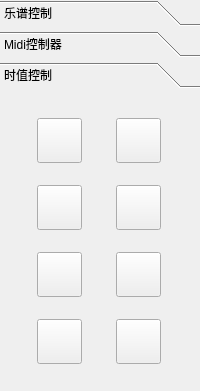
<?xml version="1.0" encoding="UTF-8"?>
<ui version="4.0">
 <class>Controller</class>
 <widget class="QToolBox" name="Controller">
  <property name="geometry">
   <rect>
    <x>0</x>
    <y>0</y>
    <width>200</width>
    <height>391</height>
   </rect>
  </property>
  <property name="sizePolicy">
   <sizepolicy hsizetype="Fixed" vsizetype="Preferred">
    <horstretch>0</horstretch>
    <verstretch>0</verstretch>
   </sizepolicy>
  </property>
  <property name="minimumSize">
   <size>
    <width>200</width>
    <height>390</height>
   </size>
  </property>
  <property name="maximumSize">
   <size>
    <width>200</width>
    <height>16777215</height>
   </size>
  </property>
  <property name="windowTitle">
   <string>ToolBox</string>
  </property>
  <property name="currentIndex">
   <number>2</number>
  </property>
  <property name="tabSpacing">
   <number>5</number>
  </property>
  <widget class="QWidget" name="tb_staff">
   <property name="geometry">
    <rect>
     <x>0</x>
     <y>0</y>
     <width>200</width>
     <height>316</height>
    </rect>
   </property>
   <property name="sizePolicy">
    <sizepolicy hsizetype="Preferred" vsizetype="Preferred">
     <horstretch>0</horstretch>
     <verstretch>0</verstretch>
    </sizepolicy>
   </property>
   <property name="minimumSize">
    <size>
     <width>0</width>
     <height>0</height>
    </size>
   </property>
   <attribute name="label">
    <string>乐谱控制</string>
   </attribute>
   <layout class="QGridLayout" name="gridLayout_3">
    <item row="0" column="0" colspan="2">
     <widget class="QLabel" name="label_dp_key">
      <property name="text">
       <string/>
      </property>
     </widget>
    </item>
    <item row="1" column="0">
     <widget class="QSlider" name="slider_key">
      <property name="minimum">
       <number>-7</number>
      </property>
      <property name="maximum">
       <number>7</number>
      </property>
      <property name="pageStep">
       <number>1</number>
      </property>
      <property name="orientation">
       <enum>Qt::Vertical</enum>
      </property>
      <property name="tickPosition">
       <enum>QSlider::TicksBothSides</enum>
      </property>
      <property name="tickInterval">
       <number>1</number>
      </property>
     </widget>
    </item>
    <item row="1" column="1">
     <widget class="QLabel" name="label_dp_key_pic">
      <property name="text">
       <string/>
      </property>
     </widget>
    </item>
    <item row="2" column="0">
     <widget class="QLabel" name="label_key">
      <property name="text">
       <string>调式</string>
      </property>
     </widget>
    </item>
    <item row="3" column="0" colspan="2">
     <widget class="QLabel" name="label_dp_meter">
      <property name="text">
       <string/>
      </property>
     </widget>
    </item>
    <item row="4" column="0">
     <widget class="QSlider" name="slider_meter">
      <property name="minimum">
       <number>1</number>
      </property>
      <property name="maximum">
       <number>4</number>
      </property>
      <property name="value">
       <number>3</number>
      </property>
      <property name="orientation">
       <enum>Qt::Vertical</enum>
      </property>
      <property name="tickPosition">
       <enum>QSlider::TicksBothSides</enum>
      </property>
      <property name="tickInterval">
       <number>1</number>
      </property>
     </widget>
    </item>
    <item row="4" column="1">
     <widget class="QLabel" name="label_dp_meter_pic">
      <property name="text">
       <string/>
      </property>
     </widget>
    </item>
    <item row="5" column="0">
     <widget class="QLabel" name="label_meter">
      <property name="text">
       <string>节拍</string>
      </property>
     </widget>
    </item>
    <item row="6" column="0" colspan="2">
     <widget class="QPushButton" name="btn_run">
      <property name="sizePolicy">
       <sizepolicy hsizetype="Preferred" vsizetype="Fixed">
        <horstretch>0</horstretch>
        <verstretch>0</verstretch>
       </sizepolicy>
      </property>
      <property name="minimumSize">
       <size>
        <width>0</width>
        <height>0</height>
       </size>
      </property>
      <property name="maximumSize">
       <size>
        <width>16777215</width>
        <height>16777215</height>
       </size>
      </property>
      <property name="styleSheet">
       <string notr="true"/>
      </property>
      <property name="text">
       <string>开始编辑</string>
      </property>
      <property name="icon">
       <iconset resource="katmus.qrc">
        <normaloff>:/images/run.png</normaloff>:/images/run.png</iconset>
      </property>
      <property name="iconSize">
       <size>
        <width>22</width>
        <height>22</height>
       </size>
      </property>
     </widget>
    </item>
   </layout>
  </widget>
  <widget class="QWidget" name="tb_keybd">
   <property name="geometry">
    <rect>
     <x>0</x>
     <y>0</y>
     <width>207</width>
     <height>300</height>
    </rect>
   </property>
   <property name="sizePolicy">
    <sizepolicy hsizetype="Preferred" vsizetype="Preferred">
     <horstretch>0</horstretch>
     <verstretch>0</verstretch>
    </sizepolicy>
   </property>
   <property name="minimumSize">
    <size>
     <width>0</width>
     <height>0</height>
    </size>
   </property>
   <attribute name="label">
    <string>Midi控制器</string>
   </attribute>
   <layout class="QGridLayout" name="gridLayout_2">
    <item row="0" column="0">
     <widget class="QLabel" name="label_dp_channel">
      <property name="frameShadow">
       <enum>QFrame::Plain</enum>
      </property>
      <property name="text">
       <string/>
      </property>
      <property name="alignment">
       <set>Qt::AlignCenter</set>
      </property>
     </widget>
    </item>
    <item row="0" column="1">
     <widget class="QLabel" name="label_dp_velocity">
      <property name="text">
       <string/>
      </property>
      <property name="alignment">
       <set>Qt::AlignCenter</set>
      </property>
     </widget>
    </item>
    <item row="0" column="2">
     <widget class="QLabel" name="label_dp_base_octave">
      <property name="text">
       <string/>
      </property>
      <property name="alignment">
       <set>Qt::AlignCenter</set>
      </property>
     </widget>
    </item>
    <item row="0" column="3">
     <widget class="QLabel" name="label_dp_transpose">
      <property name="text">
       <string/>
      </property>
      <property name="alignment">
       <set>Qt::AlignCenter</set>
      </property>
     </widget>
    </item>
    <item row="0" column="4">
     <widget class="QLabel" name="label_dp_speed">
      <property name="text">
       <string/>
      </property>
     </widget>
    </item>
    <item row="1" column="0">
     <widget class="QSlider" name="slider_channel">
      <property name="minimum">
       <number>1</number>
      </property>
      <property name="maximum">
       <number>16</number>
      </property>
      <property name="value">
       <number>1</number>
      </property>
      <property name="tickPosition">
       <enum>QSlider::TicksBothSides</enum>
      </property>
      <property name="tickInterval">
       <number>1</number>
      </property>
     </widget>
    </item>
    <item row="1" column="1">
     <widget class="QSlider" name="slider_velocity">
      <property name="maximum">
       <number>127</number>
      </property>
      <property name="value">
       <number>127</number>
      </property>
      <property name="orientation">
       <enum>Qt::Vertical</enum>
      </property>
      <property name="tickPosition">
       <enum>QSlider::TicksBothSides</enum>
      </property>
      <property name="tickInterval">
       <number>8</number>
      </property>
     </widget>
    </item>
    <item row="1" column="2">
     <widget class="QSlider" name="slider_base_octave">
      <property name="maximum">
       <number>9</number>
      </property>
      <property name="orientation">
       <enum>Qt::Vertical</enum>
      </property>
      <property name="tickPosition">
       <enum>QSlider::TicksBothSides</enum>
      </property>
      <property name="tickInterval">
       <number>1</number>
      </property>
     </widget>
    </item>
    <item row="1" column="3">
     <widget class="QSlider" name="slider_transpose">
      <property name="minimum">
       <number>-11</number>
      </property>
      <property name="maximum">
       <number>11</number>
      </property>
      <property name="orientation">
       <enum>Qt::Vertical</enum>
      </property>
      <property name="tickPosition">
       <enum>QSlider::TicksBothSides</enum>
      </property>
      <property name="tickInterval">
       <number>1</number>
      </property>
     </widget>
    </item>
    <item row="1" column="4">
     <widget class="QSlider" name="slider_speed">
      <property name="minimum">
       <number>1</number>
      </property>
      <property name="maximum">
       <number>600</number>
      </property>
      <property name="singleStep">
       <number>10</number>
      </property>
      <property name="value">
       <number>100</number>
      </property>
      <property name="orientation">
       <enum>Qt::Vertical</enum>
      </property>
      <property name="tickPosition">
       <enum>QSlider::TicksBothSides</enum>
      </property>
      <property name="tickInterval">
       <number>10</number>
      </property>
     </widget>
    </item>
    <item row="2" column="0">
     <widget class="QLabel" name="label_channel">
      <property name="text">
       <string>通道</string>
      </property>
     </widget>
    </item>
    <item row="2" column="1">
     <widget class="QLabel" name="label_velocity">
      <property name="text">
       <string>力度</string>
      </property>
     </widget>
    </item>
    <item row="2" column="2">
     <widget class="QLabel" name="label__base_octave">
      <property name="text">
       <string>基准
八度</string>
      </property>
     </widget>
    </item>
    <item row="2" column="3">
     <widget class="QLabel" name="label_transpose">
      <property name="text">
       <string>变调</string>
      </property>
     </widget>
    </item>
    <item row="2" column="4">
     <widget class="QLabel" name="label_speed">
      <property name="text">
       <string>速度</string>
      </property>
     </widget>
    </item>
   </layout>
  </widget>
  <widget class="QWidget" name="tb_duration">
   <property name="geometry">
    <rect>
     <x>0</x>
     <y>0</y>
     <width>200</width>
     <height>316</height>
    </rect>
   </property>
   <attribute name="label">
    <string>时值控制</string>
   </attribute>
   <layout class="QGridLayout" name="gridLayout">
    <item row="0" column="0">
     <widget class="QPushButton" name="btn_note_96">
      <property name="maximumSize">
       <size>
        <width>45</width>
        <height>45</height>
       </size>
      </property>
      <property name="text">
       <string/>
      </property>
      <property name="icon">
       <iconset resource="katmus.qrc">
        <normaloff>:/images/cursorRedonda.png</normaloff>:/images/cursorRedonda.png</iconset>
      </property>
      <property name="iconSize">
       <size>
        <width>30</width>
        <height>30</height>
       </size>
      </property>
      <property name="checkable">
       <bool>true</bool>
      </property>
     </widget>
    </item>
    <item row="0" column="1">
     <widget class="QPushButton" name="btn_note_48">
      <property name="maximumSize">
       <size>
        <width>45</width>
        <height>45</height>
       </size>
      </property>
      <property name="text">
       <string/>
      </property>
      <property name="icon">
       <iconset resource="katmus.qrc">
        <normaloff>:/images/iconoBlanca.png</normaloff>:/images/iconoBlanca.png</iconset>
      </property>
      <property name="iconSize">
       <size>
        <width>30</width>
        <height>30</height>
       </size>
      </property>
      <property name="checkable">
       <bool>true</bool>
      </property>
     </widget>
    </item>
    <item row="1" column="0">
     <widget class="QPushButton" name="btn_note_24">
      <property name="maximumSize">
       <size>
        <width>45</width>
        <height>45</height>
       </size>
      </property>
      <property name="text">
       <string/>
      </property>
      <property name="icon">
       <iconset resource="katmus.qrc">
        <normaloff>:/images/cursorNegra.png</normaloff>:/images/cursorNegra.png</iconset>
      </property>
      <property name="iconSize">
       <size>
        <width>30</width>
        <height>30</height>
       </size>
      </property>
      <property name="checkable">
       <bool>true</bool>
      </property>
     </widget>
    </item>
    <item row="1" column="1">
     <widget class="QPushButton" name="btn_note_12">
      <property name="maximumSize">
       <size>
        <width>45</width>
        <height>45</height>
       </size>
      </property>
      <property name="text">
       <string/>
      </property>
      <property name="icon">
       <iconset resource="katmus.qrc">
        <normaloff>:/images/cursorCorchea.png</normaloff>:/images/cursorCorchea.png</iconset>
      </property>
      <property name="iconSize">
       <size>
        <width>30</width>
        <height>30</height>
       </size>
      </property>
      <property name="checkable">
       <bool>true</bool>
      </property>
     </widget>
    </item>
    <item row="2" column="0">
     <widget class="QPushButton" name="btn_note_6">
      <property name="maximumSize">
       <size>
        <width>45</width>
        <height>45</height>
       </size>
      </property>
      <property name="text">
       <string/>
      </property>
      <property name="icon">
       <iconset resource="katmus.qrc">
        <normaloff>:/images/cursorSemicorchea.png</normaloff>:/images/cursorSemicorchea.png</iconset>
      </property>
      <property name="iconSize">
       <size>
        <width>30</width>
        <height>30</height>
       </size>
      </property>
      <property name="checkable">
       <bool>true</bool>
      </property>
     </widget>
    </item>
    <item row="2" column="1">
     <widget class="QPushButton" name="btn_note_3">
      <property name="maximumSize">
       <size>
        <width>45</width>
        <height>45</height>
       </size>
      </property>
      <property name="text">
       <string/>
      </property>
      <property name="icon">
       <iconset resource="katmus.qrc">
        <normaloff>:/images/cursorFusa.png</normaloff>:/images/cursorFusa.png</iconset>
      </property>
      <property name="iconSize">
       <size>
        <width>30</width>
        <height>30</height>
       </size>
      </property>
      <property name="checkable">
       <bool>true</bool>
      </property>
     </widget>
    </item>
    <item row="3" column="0">
     <widget class="QPushButton" name="btn_select">
      <property name="maximumSize">
       <size>
        <width>45</width>
        <height>45</height>
       </size>
      </property>
      <property name="text">
       <string/>
      </property>
      <property name="icon">
       <iconset resource="katmus.qrc">
        <normaloff>:/images/cursor.png</normaloff>:/images/cursor.png</iconset>
      </property>
      <property name="iconSize">
       <size>
        <width>30</width>
        <height>30</height>
       </size>
      </property>
      <property name="checkable">
       <bool>true</bool>
      </property>
     </widget>
    </item>
    <item row="3" column="1">
     <widget class="QPushButton" name="btn_note_dot">
      <property name="maximumSize">
       <size>
        <width>45</width>
        <height>45</height>
       </size>
      </property>
      <property name="text">
       <string/>
      </property>
      <property name="icon">
       <iconset resource="katmus.qrc">
        <normaloff>:/images/punt.png</normaloff>:/images/punt.png</iconset>
      </property>
      <property name="iconSize">
       <size>
        <width>30</width>
        <height>30</height>
       </size>
      </property>
      <property name="checkable">
       <bool>true</bool>
      </property>
     </widget>
    </item>
   </layout>
  </widget>
 </widget>
 <resources>
  <include location="katmus.qrc"/>
 </resources>
 <connections/>
</ui>
